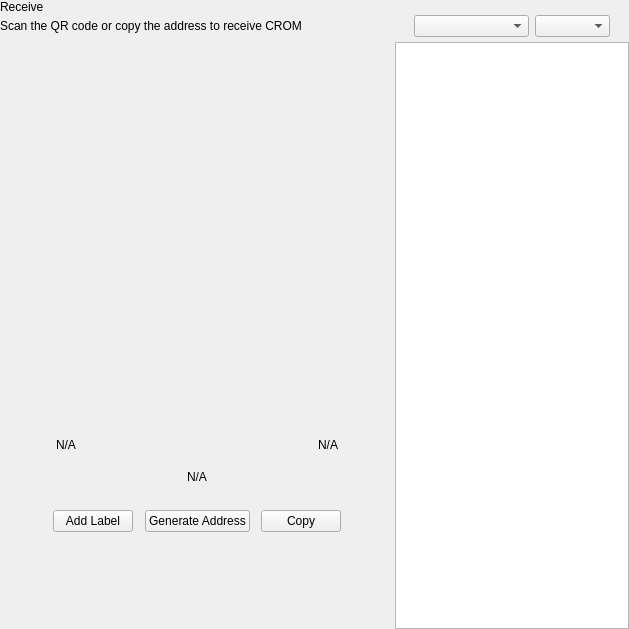
<?xml version="1.0" encoding="UTF-8"?>
<ui version="4.0">
 <class>ReceiveWidget</class>
 <widget class="QWidget" name="ReceiveWidget">
  <property name="geometry">
   <rect>
    <x>0</x>
    <y>0</y>
    <width>629</width>
    <height>629</height>
   </rect>
  </property>
  <property name="minimumSize">
   <size>
    <width>0</width>
    <height>0</height>
   </size>
  </property>
  <property name="windowTitle">
   <string>Form</string>
  </property>
  <layout class="QHBoxLayout" name="horizontalLayout_2" stretch="2,1">
   <property name="spacing">
    <number>0</number>
   </property>
   <property name="leftMargin">
    <number>0</number>
   </property>
   <property name="topMargin">
    <number>0</number>
   </property>
   <property name="rightMargin">
    <number>0</number>
   </property>
   <property name="bottomMargin">
    <number>0</number>
   </property>
   <item>
    <widget class="QWidget" name="left" native="true">
     <layout class="QVBoxLayout" name="verticalLayout_3">
      <property name="leftMargin">
       <number>0</number>
      </property>
      <property name="topMargin">
       <number>0</number>
      </property>
      <property name="rightMargin">
       <number>0</number>
      </property>
      <property name="bottomMargin">
       <number>0</number>
      </property>
      <item>
       <layout class="QVBoxLayout" name="verticalLayout_2">
        <property name="spacing">
         <number>0</number>
        </property>
        <property name="leftMargin">
         <number>0</number>
        </property>
        <item>
         <layout class="QHBoxLayout" name="horizontalLayout_3">
          <property name="spacing">
           <number>0</number>
          </property>
          <item>
           <layout class="QVBoxLayout" name="verticalLayout_4">
            <property name="spacing">
             <number>5</number>
            </property>
            <item>
             <widget class="QLabel" name="labelTitle">
              <property name="text">
               <string>Receive</string>
              </property>
             </widget>
            </item>
            <item alignment="Qt::AlignTop">
             <widget class="QLabel" name="labelSubtitle1">
              <property name="text">
               <string>Scan the QR code or copy the address to receive CROM</string>
              </property>
             </widget>
            </item>
           </layout>
          </item>
          <item>
           <spacer name="horizontalSpacer">
            <property name="orientation">
             <enum>Qt::Horizontal</enum>
            </property>
            <property name="sizeHint" stdset="0">
             <size>
              <width>40</width>
              <height>20</height>
             </size>
            </property>
           </spacer>
          </item>
         </layout>
        </item>
        <item>
         <spacer name="verticalSpacer_2">
          <property name="orientation">
           <enum>Qt::Vertical</enum>
          </property>
          <property name="sizeType">
           <enum>QSizePolicy::Expanding</enum>
          </property>
          <property name="sizeHint" stdset="0">
           <size>
            <width>20</width>
            <height>50</height>
           </size>
          </property>
         </spacer>
        </item>
        <item alignment="Qt::AlignHCenter">
         <widget class="QWidget" name="layoutQR" native="true">
          <property name="maximumSize">
           <size>
            <width>510</width>
            <height>16777215</height>
           </size>
          </property>
          <layout class="QVBoxLayout" name="verticalLayoutQr">
           <item>
            <spacer name="verticalSpacer11">
             <property name="orientation">
              <enum>Qt::Vertical</enum>
             </property>
             <property name="sizeType">
              <enum>QSizePolicy::Fixed</enum>
             </property>
             <property name="sizeHint" stdset="0">
              <size>
               <width>20</width>
               <height>20</height>
              </size>
             </property>
            </spacer>
           </item>
           <item alignment="Qt::AlignHCenter">
            <widget class="QLabel" name="labelQrImg">
             <property name="minimumSize">
              <size>
               <width>260</width>
               <height>260</height>
              </size>
             </property>
             <property name="maximumSize">
              <size>
               <width>260</width>
               <height>260</height>
              </size>
             </property>
             <property name="text">
              <string/>
             </property>
             <property name="alignment">
              <set>Qt::AlignCenter</set>
             </property>
            </widget>
           </item>
           <item>
            <spacer name="verticalSpacer_21">
             <property name="orientation">
              <enum>Qt::Vertical</enum>
             </property>
             <property name="sizeType">
              <enum>QSizePolicy::Fixed</enum>
             </property>
             <property name="sizeHint" stdset="0">
              <size>
               <width>20</width>
               <height>30</height>
              </size>
             </property>
            </spacer>
           </item>
           <item>
            <widget class="QWidget" name="widget" native="true">
             <property name="minimumSize">
              <size>
               <width>0</width>
               <height>0</height>
              </size>
             </property>
             <layout class="QHBoxLayout" name="horizontalLayout_5">
              <item>
               <widget class="QLabel" name="labelLabel">
                <property name="text">
                 <string notr="true">N/A</string>
                </property>
               </widget>
              </item>
              <item>
               <spacer name="horizontalSpacer_2">
                <property name="orientation">
                 <enum>Qt::Horizontal</enum>
                </property>
                <property name="sizeHint" stdset="0">
                 <size>
                  <width>141</width>
                  <height>20</height>
                 </size>
                </property>
               </spacer>
              </item>
              <item>
               <widget class="QLabel" name="labelDate">
                <property name="text">
                 <string notr="true">N/A</string>
                </property>
                <property name="alignment">
                 <set>Qt::AlignRight|Qt::AlignTrailing|Qt::AlignVCenter</set>
                </property>
               </widget>
              </item>
             </layout>
            </widget>
           </item>
           <item>
            <widget class="QLabel" name="labelAddress">
             <property name="sizePolicy">
              <sizepolicy hsizetype="Expanding" vsizetype="Preferred">
               <horstretch>0</horstretch>
               <verstretch>0</verstretch>
              </sizepolicy>
             </property>
             <property name="minimumSize">
              <size>
               <width>300</width>
               <height>0</height>
              </size>
             </property>
             <property name="text">
              <string notr="true">N/A</string>
             </property>
             <property name="alignment">
              <set>Qt::AlignCenter</set>
             </property>
            </widget>
           </item>
           <item>
            <spacer name="verticalSpacer_4">
             <property name="orientation">
              <enum>Qt::Vertical</enum>
             </property>
             <property name="sizeType">
              <enum>QSizePolicy::Fixed</enum>
             </property>
             <property name="sizeHint" stdset="0">
              <size>
               <width>20</width>
               <height>20</height>
              </size>
             </property>
            </spacer>
           </item>
           <item>
            <layout class="QHBoxLayout" name="horizontalLayout_4">
             <item alignment="Qt::AlignHCenter">
              <widget class="QPushButton" name="pushButtonLabel">
               <property name="focusPolicy">
                <enum>Qt::NoFocus</enum>
               </property>
               <property name="text">
                <string>Add Label</string>
               </property>
              </widget>
             </item>
             <item alignment="Qt::AlignHCenter">
              <widget class="QPushButton" name="pushButtonNewAddress">
               <property name="focusPolicy">
                <enum>Qt::NoFocus</enum>
               </property>
               <property name="text">
                <string>Generate Address</string>
               </property>
              </widget>
             </item>
             <item alignment="Qt::AlignHCenter">
              <widget class="QPushButton" name="pushButtonCopy">
               <property name="focusPolicy">
                <enum>Qt::NoFocus</enum>
               </property>
               <property name="text">
                <string>Copy</string>
               </property>
              </widget>
             </item>
            </layout>
           </item>
           <item>
            <spacer name="verticalSpacer_3">
             <property name="orientation">
              <enum>Qt::Vertical</enum>
             </property>
             <property name="sizeType">
              <enum>QSizePolicy::Expanding</enum>
             </property>
             <property name="sizeHint" stdset="0">
              <size>
               <width>20</width>
               <height>20</height>
              </size>
             </property>
            </spacer>
           </item>
          </layout>
         </widget>
        </item>
        <item>
         <spacer name="verticalSpacer">
          <property name="orientation">
           <enum>Qt::Vertical</enum>
          </property>
          <property name="sizeHint" stdset="0">
           <size>
            <width>20</width>
            <height>40</height>
           </size>
          </property>
         </spacer>
        </item>
       </layout>
      </item>
     </layout>
    </widget>
   </item>
   <item>
    <widget class="QWidget" name="right" native="true">
     <layout class="QVBoxLayout" name="verticalLayout_5">
      <property name="spacing">
       <number>0</number>
      </property>
      <property name="leftMargin">
       <number>1</number>
      </property>
      <property name="topMargin">
       <number>0</number>
      </property>
      <property name="rightMargin">
       <number>0</number>
      </property>
      <property name="bottomMargin">
       <number>0</number>
      </property>
      <item>
       <layout class="QVBoxLayout" name="container_right">
        <property name="spacing">
         <number>0</number>
        </property>
        <property name="leftMargin">
         <number>0</number>
        </property>
        <property name="rightMargin">
         <number>0</number>
        </property>
        <item>
         <layout class="QVBoxLayout" name="verticalLayout">
          <property name="spacing">
           <number>6</number>
          </property>
          <property name="leftMargin">
           <number>19</number>
          </property>
          <property name="rightMargin">
           <number>19</number>
          </property>
          <item>
           <widget class="OptionButton" name="btnRequest" native="true"/>
          </item>
          <item>
           <widget class="OptionButton" name="btnMyAddresses" native="true">
            <property name="sizePolicy">
             <sizepolicy hsizetype="Preferred" vsizetype="Minimum">
              <horstretch>0</horstretch>
              <verstretch>0</verstretch>
             </sizepolicy>
            </property>
           </widget>
          </item>
         </layout>
        </item>
        <item>
         <widget class="QWidget" name="sortWidget" native="true">
          <layout class="QHBoxLayout" name="horizontalLayout_6">
           <property name="leftMargin">
            <number>19</number>
           </property>
           <property name="rightMargin">
            <number>19</number>
           </property>
           <property name="bottomMargin">
            <number>5</number>
           </property>
           <item>
            <spacer name="horizontalSpacer_3">
             <property name="orientation">
              <enum>Qt::Horizontal</enum>
             </property>
             <property name="sizeHint" stdset="0">
              <size>
               <width>40</width>
               <height>20</height>
              </size>
             </property>
            </spacer>
           </item>
           <item>
            <widget class="QComboBox" name="comboBoxSort">
             <property name="sizePolicy">
              <sizepolicy hsizetype="Preferred" vsizetype="Fixed">
               <horstretch>0</horstretch>
               <verstretch>0</verstretch>
              </sizepolicy>
             </property>
             <property name="minimumSize">
              <size>
               <width>115</width>
               <height>0</height>
              </size>
             </property>
            </widget>
           </item>
           <item>
            <widget class="QComboBox" name="comboBoxSortOrder">
             <property name="sizePolicy">
              <sizepolicy hsizetype="Preferred" vsizetype="Fixed">
               <horstretch>0</horstretch>
               <verstretch>0</verstretch>
              </sizepolicy>
             </property>
             <property name="minimumSize">
              <size>
               <width>75</width>
               <height>0</height>
              </size>
             </property>
            </widget>
           </item>
          </layout>
         </widget>
        </item>
        <item>
         <widget class="QListView" name="listViewAddress"/>
        </item>
       </layout>
      </item>
     </layout>
    </widget>
   </item>
  </layout>
 </widget>
 <customwidgets>
  <customwidget>
   <class>OptionButton</class>
   <extends>QWidget</extends>
   <header>qt/pivx/optionbutton.h</header>
   <container>1</container>
  </customwidget>
 </customwidgets>
 <resources/>
 <connections/>
</ui>
